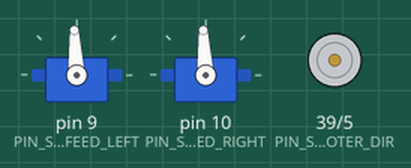
The sketch below on a simulated Arduino Mega 2560, built with avr-gcc and run on an emulated ATmega2560. On the bench: 2 × servo, direction and speed pins drawn as motors (green arrow = direction pin HIGH = forward, orange = LOW = backward, longer = more drive).

Above: at 0.3 s.
Timing chart, 0 to 1.8 s (numbered marks = the images above):
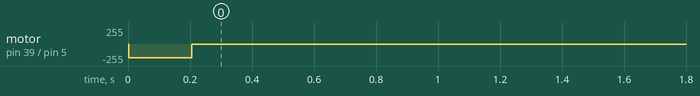

Measured:
- by itself, motor on pin 39 (PIN_SHOOTER_DIR) / pin 5 (PIN_SHOOTER_PWM): stopped → backward 204/255 at 0.00 s, → stopped 0.20 s later

The sketch:

mecanum_rc_Mega2560_final.ino
```cpp
// mecanum_rc_Mega2560_final.ino
//
// Standalone FlySky-controlled mecanum robot.
// No Raspberry Pi connection and no autonomous mode.
//
// Based on the tested non-mecanum Mega sketch:
// - FlySky iBus input on Serial2
// - RoboClaw packet serial with CRC16
// - RoboClaw A controls the FRONT motors
// - RoboClaw B controls the REAR motors
// - tested shooter control copied from CH6 behaviour
// - tested shooter-feed control copied unchanged from CH7 behaviour
//
// The only drivetrain difference is mecanum mixing:
//   CH2 = forward/reverse  (right stick up/down)
//   CH1 = strafe           (right stick left/right)
//   CH4 = rotate           (left stick left/right)

#include <Arduino.h>
#include <math.h>
#include <Servo.h>

// =========================================================
// SERIAL LINKS
// =========================================================

#define ROBOCLAW_B_SERIAL Serial3   // pins 14/15
#define ROBOCLAW_A_SERIAL Serial1   // pins 18/19
#define IBUS_SERIAL       Serial2   // FlySky iBus on RX2 pin 17

// Each RoboClaw is on its own serial link, matching the tested sketch.
#define ROBOCLAW_ADDR_A 0x80
#define ROBOCLAW_ADDR_B 0x80

// =========================================================
// HARDWARE MAPPING
// =========================================================

// RoboClaw A: front motors
//   M1 = Front Left
//   M2 = Front Right
//
// RoboClaw B: rear motors
//   M1 = Rear Left
//   M2 = Rear Right

// Shooter motor: Cytron MDD20A PWM/DIR wiring
static const uint8_t PIN_SHOOTER_PWM = 5;
static const uint8_t PIN_SHOOTER_DIR = 39;

// Shooter-feed continuous-rotation servos
static const uint8_t PIN_SERVO_SHOOTER_FEED_LEFT  = 9;
static const uint8_t PIN_SERVO_SHOOTER_FEED_RIGHT = 10;

// =========================================================
// FLYSKY CHANNELS
// =========================================================

static const uint8_t CH_DRIVE_STRAFE   = 1; // right stick left/right
static const uint8_t CH_DRIVE_THROTTLE = 2; // right stick up/down
static const uint8_t CH_DRIVE_ROTATE   = 4; // left stick left/right

// Preserved from the tested non-mecanum sketch
static const uint8_t CH_SHOOTER      = 6;
static const uint8_t CH_SHOOTER_FEED = 7;

// =========================================================
// CONTROL SETTINGS
// =========================================================

static const float DRIVE_SCALE  = 0.38f;
static const float STRAFE_SCALE = 0.38f;
static const float TURN_SCALE   = 0.45f;

// Preserved from the tested non-mecanum sketch
static const float TELEOP_SHOOTER_SCALE = 0.8f;

static const unsigned long SHOOTER_FEED_PULSE_MS = 600;
static const int SHOOTER_FEED_STOP_US      = 1500;
static const int SHOOTER_FEED_LEFT_RUN_US  = 2400;
static const int SHOOTER_FEED_RIGHT_RUN_US = 600;

static const unsigned long IBUS_TIMEOUT_MS = 200;

// =========================================================
// STATE
// =========================================================

static const uint8_t IBUS_FRAME_LEN = 32;
uint8_t ibus_buf[IBUS_FRAME_LEN];
uint8_t ibus_idx = 0;
uint16_t ibus_ch[14] = {1500};
unsigned long ibus_last_frame_ms = 0;

Servo shooterFeedLeftServo;
Servo shooterFeedRightServo;

bool shooterFeedLastSwitchHigh = false;
bool shooterFeedInitialized = false;
bool shooterFeedPulseActive = false;
unsigned long shooterFeedPulseStartMs = 0;

// =========================================================
// FLYSKY IBUS
// =========================================================

bool readIbusFrame() {
  bool receivedValidFrame = false;

  // Drain every byte currently waiting in the UART buffer. iBus sends a
  // 32-byte frame roughly every 7 ms, so returning after only one frame can
  // allow the Mega serial buffer to overflow.
  while (IBUS_SERIAL.available()) {
    uint8_t b = IBUS_SERIAL.read();

    if (ibus_idx == 0) {
      if (b != 0x20) continue;
      ibus_buf[ibus_idx++] = b;
      continue;
    }

    if (ibus_idx == 1) {
      if (b != 0x40) {
        ibus_idx = 0;
        continue;
      }
      ibus_buf[ibus_idx++] = b;
      continue;
    }

    ibus_buf[ibus_idx++] = b;

    if (ibus_idx == IBUS_FRAME_LEN) {
      uint16_t sum = 0xFFFF;
      for (int i = 0; i < IBUS_FRAME_LEN - 2; i++) {
        sum -= ibus_buf[i];
      }

      uint16_t rxsum = ibus_buf[30] | (ibus_buf[31] << 8);
      ibus_idx = 0;

      // Ignore a damaged frame but continue draining the UART so the parser
      // can resynchronise immediately on the next valid frame.
      if (sum != rxsum) continue;

      for (int ch = 0; ch < 14; ch++) {
        ibus_ch[ch] = ibus_buf[2 + ch * 2] |
                      (ibus_buf[3 + ch * 2] << 8);
      }

      ibus_last_frame_ms = millis();
      receivedValidFrame = true;
    }
  }

  return receivedValidFrame;
}

uint16_t ibusMicros(uint8_t chZeroBased) {
  if (chZeroBased >= 14) return 1500;

  uint16_t us = ibus_ch[chZeroBased];
  return constrain(us, 1000, 2000);
}

int ibusToPercent(uint8_t chZeroBased) {
  uint16_t us = ibusMicros(chZeroBased);
  return map(us, 1000, 2000, 0, 100);
}

float normalize(int val) {
  const int dead_min = 45;
  const int dead_max = 55;

  if (val >= dead_min && val <= dead_max) return 0.0f;
  if (val < dead_min) {
    return (float)(val - dead_min) / (float)dead_min;
  }
  return (float)(val - dead_max) / (float)(100 - dead_max);
}

// =========================================================
// ROBOCLAW PACKET SERIAL
// =========================================================

uint16_t crc_update(uint16_t crc, uint8_t data) {
  crc ^= (uint16_t)data << 8;
  for (uint8_t i = 0; i < 8; i++) {
    if (crc & 0x8000) crc = (crc << 1) ^ 0x1021;
    else crc <<= 1;
  }
  return crc;
}

void sendRoboClaw(HardwareSerial &port, uint8_t addr, uint8_t cmd, uint8_t val) {
  uint16_t crc = 0;

  port.write(addr);
  crc = crc_update(crc, addr);

  port.write(cmd);
  crc = crc_update(crc, cmd);

  port.write(val);
  crc = crc_update(crc, val);

  port.write((crc >> 8) & 0xFF);
  port.write(crc & 0xFF);
}

int toRoboSpeed(float pwr) {
  pwr = constrain(pwr, -1.0f, 1.0f);
  return (int)(pwr * 127.0f);
}

void writeRoboClawM1(HardwareSerial &port, uint8_t addr, float pwr) {
  int speed = constrain(toRoboSpeed(pwr), -127, 127);

  if (speed >= 0) {
    sendRoboClaw(port, addr, 0x00, (uint8_t)speed);
  } else {
    sendRoboClaw(port, addr, 0x01, (uint8_t)(-speed));
  }
}

void writeRoboClawM2(HardwareSerial &port, uint8_t addr, float pwr) {
  int speed = constrain(toRoboSpeed(pwr), -127, 127);

  if (speed >= 0) {
    sendRoboClaw(port, addr, 0x04, (uint8_t)speed);
  } else {
    sendRoboClaw(port, addr, 0x05, (uint8_t)(-speed));
  }
}

void writeDriveFrontLeft(float pwr) {
  writeRoboClawM1(ROBOCLAW_A_SERIAL, ROBOCLAW_ADDR_A, pwr);
}

void writeDriveFrontRight(float pwr) {
  writeRoboClawM2(ROBOCLAW_A_SERIAL, ROBOCLAW_ADDR_A, pwr);
}

void writeDriveRearLeft(float pwr) {
  writeRoboClawM1(ROBOCLAW_B_SERIAL, ROBOCLAW_ADDR_B, pwr);
}

void writeDriveRearRight(float pwr) {
  writeRoboClawM2(ROBOCLAW_B_SERIAL, ROBOCLAW_ADDR_B, pwr);
}

void stopDrive() {
  writeDriveFrontLeft(0.0f);
  writeDriveFrontRight(0.0f);
  writeDriveRearLeft(0.0f);
  writeDriveRearRight(0.0f);
}

// =========================================================
// SHOOTER MOTOR
// Copied from the tested non-mecanum implementation.
// =========================================================

void writePwmDirMotor(uint8_t pwmPin, uint8_t dirPin, float value) {
  value = constrain(value, -1.0f, 1.0f);

  int pwm = (int)(fabs(value) * 255.0f);

  if (value > 0.001f) {
    digitalWrite(dirPin, HIGH);
  } else if (value < -0.001f) {
    digitalWrite(dirPin, LOW);
  } else {
    pwm = 0;
  }

  analogWrite(pwmPin, pwm);
}

void writeShooterMotor(float value) {
  writePwmDirMotor(PIN_SHOOTER_PWM, PIN_SHOOTER_DIR, value);
}

void updateShooterFromIbus() {
  const uint8_t idx = CH_SHOOTER - 1;
  const uint16_t shooterUs = ibusMicros(idx);

  // Same tested CH6 calculation used by the non-mecanum sketch:
  // 1000us -> -1.0
  // 1500us ->  0.0
  // 2000us -> +1.0
  float pos =
      (float)map(shooterUs, 1000, 2000, -1000, 1000) / 1000.0f;

  // Uses absolute value so both halves of knob travel spin shooter forward.
  float shooterPower = -fabs(pos) * TELEOP_SHOOTER_SCALE;
  writeShooterMotor(shooterPower);
}

// =========================================================
// SHOOTER FEEDS
// Copied unchanged from the tested non-mecanum implementation.
// =========================================================

void stopShooterFeedServos() {
  shooterFeedLeftServo.writeMicroseconds(SHOOTER_FEED_STOP_US);
  shooterFeedRightServo.writeMicroseconds(SHOOTER_FEED_STOP_US);
}

void startShooterFeedPulse() {
  shooterFeedLeftServo.writeMicroseconds(SHOOTER_FEED_LEFT_RUN_US);
  shooterFeedRightServo.writeMicroseconds(SHOOTER_FEED_RIGHT_RUN_US);
  shooterFeedPulseStartMs = millis();
  shooterFeedPulseActive = true;
}

void updateShooterFeedFromIbus() {
  const uint8_t idx = CH_SHOOTER_FEED - 1;
  const uint16_t swUs = ibusMicros(idx);

  bool switchHigh = swUs > 1500;

  if (!shooterFeedInitialized) {
    shooterFeedLastSwitchHigh = switchHigh;
    shooterFeedInitialized = true;
    stopShooterFeedServos();
    return;
  }

  if (switchHigh != shooterFeedLastSwitchHigh) {
    shooterFeedLastSwitchHigh = switchHigh;
    startShooterFeedPulse();
  }

  if (shooterFeedPulseActive &&
      millis() - shooterFeedPulseStartMs >= SHOOTER_FEED_PULSE_MS) {
    shooterFeedPulseActive = false;
    stopShooterFeedServos();
  }
}

// =========================================================
// MECANUM DRIVE
// This is the only functional difference from differential drive.
// =========================================================

void updateMecanumDriveFromIbus() {
  int throttle = ibusToPercent(CH_DRIVE_THROTTLE - 1);
  int strafe   = ibusToPercent(CH_DRIVE_STRAFE - 1);
  int rotate   = ibusToPercent(CH_DRIVE_ROTATE - 1);

  float fwd  = normalize(throttle) * DRIVE_SCALE;
  float side = normalize(strafe)   * STRAFE_SCALE;
  float turn = normalize(rotate)   * TURN_SCALE;

  // Standard mecanum mix
  float frontLeft  = fwd + side + turn;
  float frontRight = fwd - side - turn;
  float rearLeft   = fwd - side + turn;
  float rearRight  = fwd + side - turn;

  // Preserve direction ratios when any wheel exceeds full command.
  float maxVal = max(
      max(fabs(frontLeft), fabs(frontRight)),
      max(fabs(rearLeft), fabs(rearRight))
  );

  if (maxVal > 1.0f) {
    frontLeft  /= maxVal;
    frontRight /= maxVal;
    rearLeft   /= maxVal;
    rearRight  /= maxVal;
  }

  writeDriveFrontLeft(frontLeft);
  writeDriveFrontRight(frontRight);
  writeDriveRearLeft(rearLeft);
  writeDriveRearRight(rearRight);
}

// =========================================================
// SAFETY
// =========================================================

void stopAllControlledOutputs() {
  stopDrive();
  writeShooterMotor(0.0f);
  stopShooterFeedServos();
  shooterFeedPulseActive = false;
}

// =========================================================
// SETUP
// =========================================================

void setup() {
  IBUS_SERIAL.begin(115200, SERIAL_8N2);
  ROBOCLAW_A_SERIAL.begin(38400);
  ROBOCLAW_B_SERIAL.begin(38400);

  pinMode(PIN_SHOOTER_PWM, OUTPUT);
  pinMode(PIN_SHOOTER_DIR, OUTPUT);

  shooterFeedLeftServo.attach(PIN_SERVO_SHOOTER_FEED_LEFT);
  shooterFeedRightServo.attach(PIN_SERVO_SHOOTER_FEED_RIGHT);

  stopAllControlledOutputs();
}

// =========================================================
// LOOP
// =========================================================

void loop() {
  readIbusFrame();

  // Stop every controlled output if the FlySky/iBus signal is lost.
  if (millis() - ibus_last_frame_ms > IBUS_TIMEOUT_MS) {
    stopAllControlledOutputs();
    delay(5);
    return;
  }

  updateMecanumDriveFromIbus();
  updateShooterFromIbus();
  updateShooterFeedFromIbus();

  delay(5);
}
```
